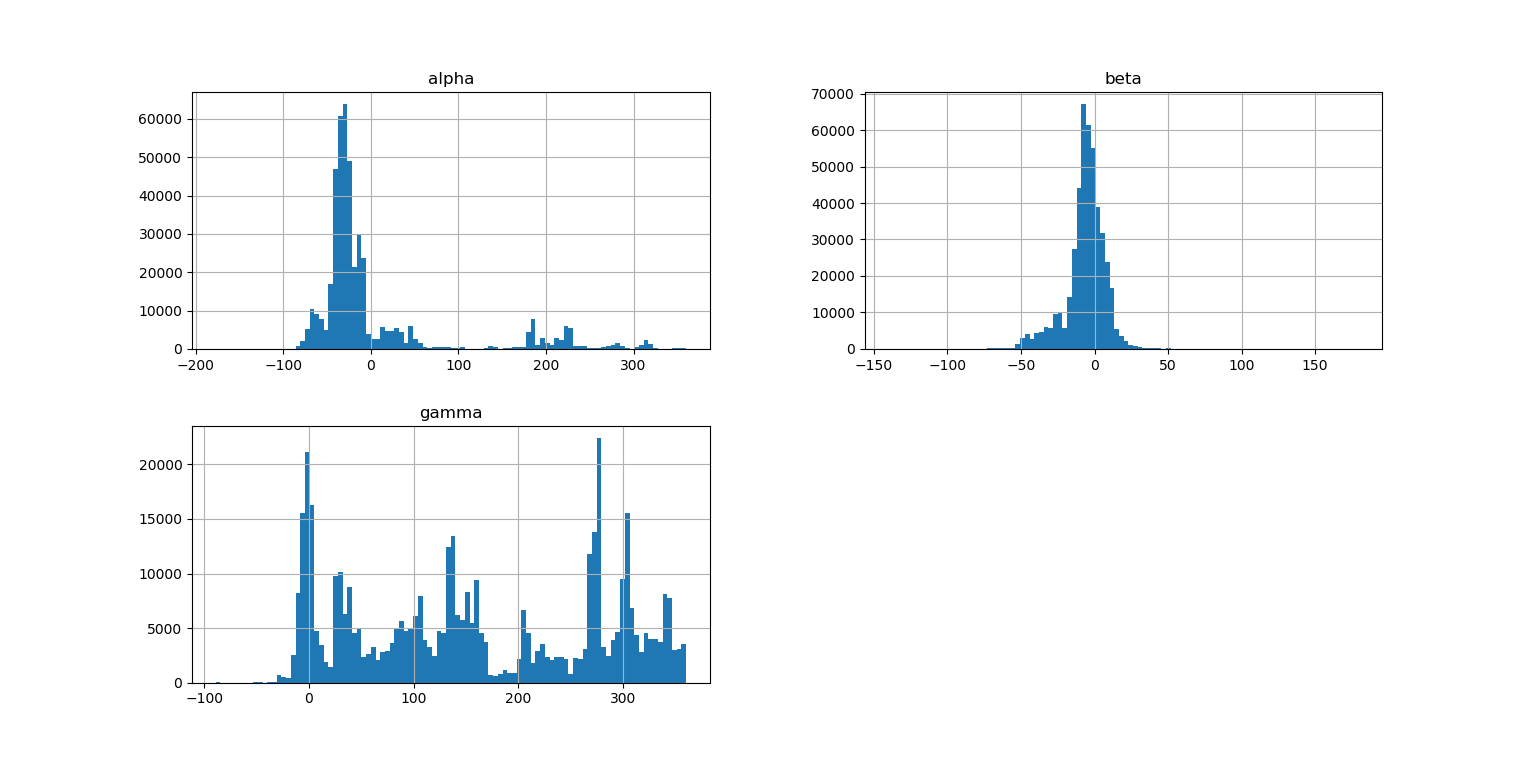

Write the Python code that produced this figure.
import pandas as pd
import matplotlib.pyplot as plt
import os

HOUSING_PATH="E:/jupyter-notebook"
def load_housing_data(housing_path=HOUSING_PATH):
    csv_path=os.path.join(housing_path,"dev-hea-fm.csv")
    return pd.read_csv(csv_path)

housing=load_housing_data()
#绘制直方图
housing.hist(bins=100,figsize=(15,10))#bins表示直方图中柱子的数量，figsize是每张图的大小
plt.show()
